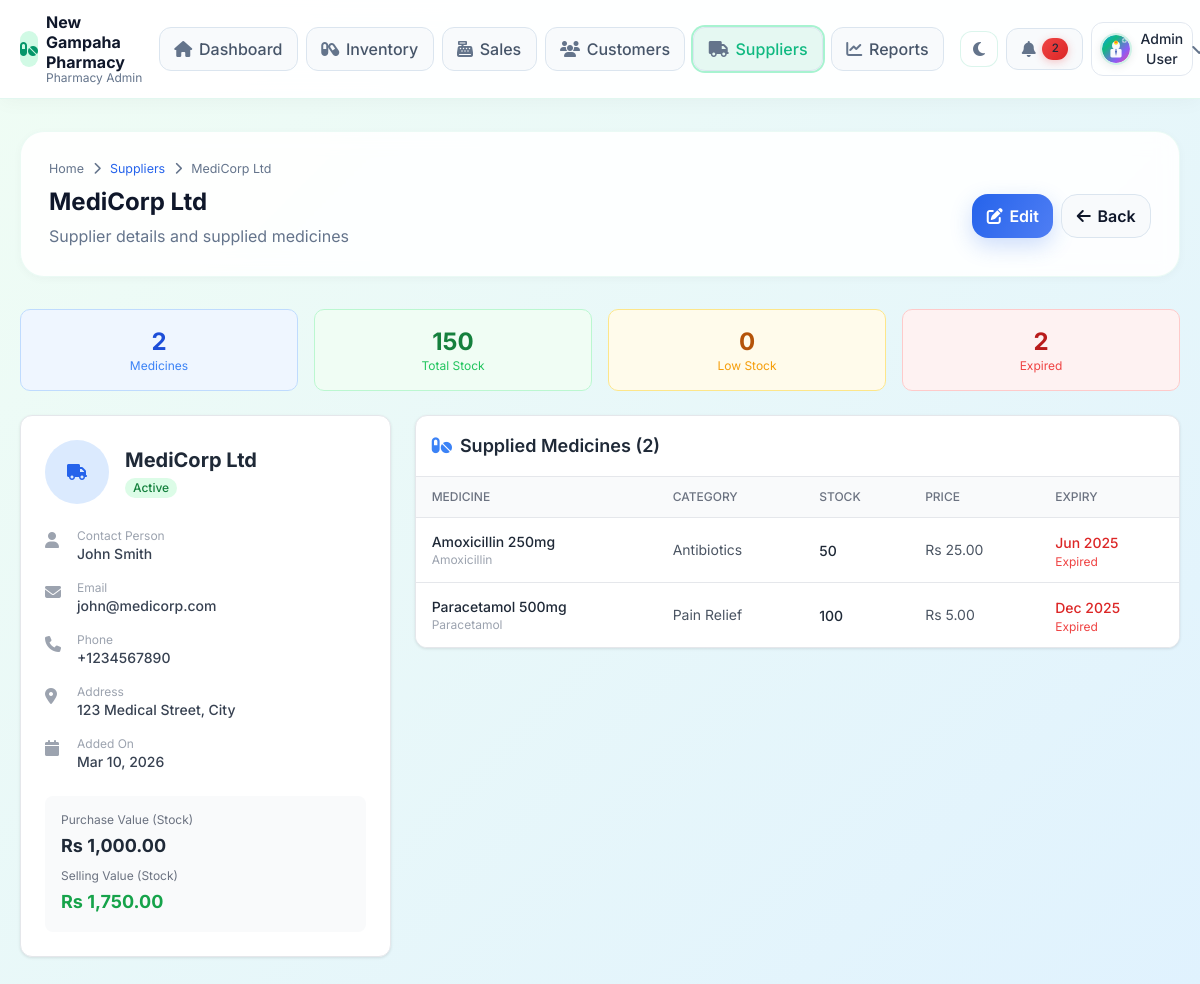
Page /admin/modules/suppliers/view_supplier.php?id=1 (signed in) on the committed database.
### tables this page shows
CREATE TABLE users (
    id INT PRIMARY KEY AUTO_INCREMENT,
    name VARCHAR(100) NOT NULL,
    email VARCHAR(100) UNIQUE NOT NULL,
    password VARCHAR(255) NOT NULL,
    role ENUM('admin', 'pharmacist', 'customer') NOT NULL DEFAULT 'customer',
    phone VARCHAR(20),
    address TEXT,
    profile_image VARCHAR(255),
    status ENUM('active', 'inactive') DEFAULT 'active',
    created_at TIMESTAMP DEFAULT CURRENT_TIMESTAMP,
    updated_at TIMESTAMP DEFAULT CURRENT_TIMESTAMP ON UPDATE CURRENT_TIMESTAMP
);

CREATE TABLE suppliers (
    id INT PRIMARY KEY AUTO_INCREMENT,
    name VARCHAR(100) NOT NULL,
    contact_person VARCHAR(100),
    email VARCHAR(100),
    phone VARCHAR(20),
    address TEXT,
    status ENUM('active', 'inactive') DEFAULT 'active',
    created_at TIMESTAMP DEFAULT CURRENT_TIMESTAMP,
    updated_at TIMESTAMP DEFAULT CURRENT_TIMESTAMP ON UPDATE CURRENT_TIMESTAMP
);

CREATE TABLE medicines (
    id INT PRIMARY KEY AUTO_INCREMENT,
    name VARCHAR(200) NOT NULL,
    generic_name VARCHAR(200),
    category_id INT,
    supplier_id INT,
    batch_number VARCHAR(50),
    barcode VARCHAR(100),
    description TEXT,
    dosage VARCHAR(100),
    unit VARCHAR(50) DEFAULT 'piece',
    purchase_price DECIMAL(10,2) NOT NULL,
    selling_price DECIMAL(10,2) NOT NULL,
    stock_quantity INT DEFAULT 0,
    min_stock_level INT DEFAULT 10,
    max_stock_level INT DEFAULT 1000,
    expiry_date DATE,
    manufacture_date DATE,
    prescription_required BOOLEAN DEFAULT FALSE,
    image VARCHAR(255),
    status ENUM('active', 'inactive', 'discontinued') DEFAULT 'active',
    created_at TIMESTAMP DEFAULT CURRENT_TIMESTAMP,
    updated_at TIMESTAMP DEFAULT CURRENT_TIMESTAMP ON UPDATE CURRENT_TIMESTAMP,
    FOREIGN KEY (category_id) REFERENCES categories(id),
    FOREIGN KEY (supplier_id) REFERENCES suppliers(id),
    INDEX idx_name (name),
    INDEX idx_barcode (barcode),
    INDEX idx_expiry (expiry_date)
);

CREATE TABLE categories (
    id INT PRIMARY KEY AUTO_INCREMENT,
    name VARCHAR(100) NOT NULL,
    description TEXT,
    status ENUM('active', 'inactive') DEFAULT 'active',
    created_at TIMESTAMP DEFAULT CURRENT_TIMESTAMP
);

### admin/modules/suppliers/view_supplier.php (the view, shortened to what the rows shown need)
<?php
require_once dirname(__DIR__, 2) . '/bootstrap.php';
$supplierId = $_GET['id'] ?? null;
try {
    $stmt = $pdo->prepare("SELECT * FROM suppliers WHERE id = ?");
    $stmt->execute([$supplierId]);
    $supplier = $stmt->fetch(PDO::FETCH_ASSOC);
    $stmt = $pdo->prepare("
        SELECT m.*, c.name as category_name
        FROM medicines m
        LEFT JOIN categories c ON m.category_id = c.id
        WHERE m.supplier_id = ? AND m.status = 'active'
        ORDER BY m.name ASC
    ");
    $stmt->execute([$supplierId]);
    $medicines = $stmt->fetchAll(PDO::FETCH_ASSOC);
} catch (Exception $e) {
    $error = $e->getMessage();
}
?>
<!DOCTYPE html>
<html lang="en" data-theme="<?php echo getThemeClass(); ?>">
<head>
    <?php include '../../includes/head.php'; ?>
</head>
<body class="pc-shell">
    <?php include '../../includes/navbar.php'; ?>
    <div class="pc-container">
        <div class="pc-page-header pc-animate">
            <div class="pc-breadcrumb">Home <i class="fas fa-chevron-right"></i> <a href="index.php" class="text-blue-600 hover:underline">Suppliers</a> <i class="fas fa-chevron-right"></i> <?php echo htmlspecialchars($supplier['name']); ?></div>
            <div class="flex justify-between items-center gap-4">
                <div>
                    <h1 class="pc-page-title"><?php echo htmlspecialchars($supplier['name']); ?></h1>
                    <p class="pc-page-subtitle">Supplier details and supplied medicines</p>
                </div>
                <div class="flex gap-2">
                </div>
            </div>
        </div>
        <div class="grid grid-cols-1 lg:grid-cols-3 gap-6">
            <div class="info-card p-6">
                <div class="flex items-center gap-4 mb-6">
                    <div>
                        <h2 class="text-xl font-bold text-gray-800"><?php echo htmlspecialchars($supplier['name']); ?></h2>
                        <span class="inline-flex items-center px-2 py-0.5 rounded-full text-xs font-medium
                            <?php echo $supplier['status'] === 'active' ? 'bg-green-100 text-green-700' : 'bg-red-100 text-red-700'; ?>">
                            <?php echo ucfirst($supplier['status']); ?>
                        </span>
                    </div>
                </div>
                <div class="space-y-4">
                    <?php if ($supplier['contact_person']): ?>
                        <div class="flex items-start gap-3">
                            <i class="fas fa-user text-gray-400 mt-1 w-5"></i>
                            <div>
                                <p class="text-xs text-gray-400">Contact Person</p>
                                <p class="text-sm font-medium text-gray-700"><?php echo htmlspecialchars($supplier['contact_person']); ?></p>
                            </div>
                        </div>
                    <?php endif; ?>
                    <?php if ($supplier['email']): ?>
                        <div class="flex items-start gap-3">
                            <i class="fas fa-envelope text-gray-400 mt-1 w-5"></i>
                            <div>
                                <p class="text-xs text-gray-400">Email</p>
                                <p class="text-sm font-medium text-gray-700"><?php echo htmlspecialchars($supplier['email']); ?></p>
                            </div>
                        </div>
                    <?php endif; ?>
                    <?php if ($supplier['phone']): ?>
                        <div class="flex items-start gap-3">
                            <i class="fas fa-phone text-gray-400 mt-1 w-5"></i>
                            <div>
                                <p class="text-xs text-gray-400">Phone</p>
                                <p class="text-sm font-medium text-gray-700"><?php echo htmlspecialchars($supplier['phone']); ?></p>
                            </div>
                        </div>
                    <?php endif; ?>
                    <?php if ($supplier['address']): ?>
                        <div class="flex items-start gap-3">
                            <i class="fas fa-map-marker-alt text-gray-400 mt-1 w-5"></i>
                            <div>
                                <p class="text-xs text-gray-400">Address</p>
                                <p class="text-sm font-medium text-gray-700"><?php echo htmlspecialchars($supplier['address']); ?></p>
                            </div>
                        </div>
                    <?php endif; ?>
                    <div class="flex items-start gap-3">
                        <div>
                            <p class="text-xs text-gray-400">Added On</p>
                            <p class="text-sm font-medium text-gray-700"><?php echo date('M d, Y', strtotime($supplier['created_at'])); ?></p>
                        </div>
                    </div>
                </div>
            </div>
            <div class="lg:col-span-2">
                <div class="info-card">
                    <?php if (empty($medicines)): ?>
                        <div class="p-8 text-center">
                            <i class="fas fa-pills text-4xl text-gray-300 mb-3"></i>
                            <p class="text-gray-500">No medicines from this supplier yet</p>
                        </div>
                    <?php else: ?>
                        <div class="overflow-x-auto">
                            <table class="min-w-full divide-y divide-gray-200">
                                <thead class="bg-gray-50">
                                    <tr>
                                        <th class="px-4 py-3 text-left text-xs font-medium text-gray-500 uppercase">Medicine</th>
                                        <th class="px-4 py-3 text-left text-xs font-medium text-gray-500 uppercase">Category</th>
                                        <th class="px-4 py-3 text-left text-xs font-medium text-gray-500 uppercase">Stock</th>
                                        <th class="px-4 py-3 text-left text-xs font-medium text-gray-500 uppercase">Price</th>
                                        <th class="px-4 py-3 text-left text-xs font-medium text-gray-500 uppercase">Expiry</th>
                                    </tr>
                                </thead>
                                <tbody class="bg-white divide-y divide-gray-200">
                                    <?php foreach ($medicines as $med): ?>
                                        <?php
                                        $isLowStock = $med['stock_quantity'] <= $med['min_stock_level'];
                                        $isExpired = $med['expiry_date'] && strtotime($med['expiry_date']) < time();
                                        ?>
                                        <tr class="hover:bg-gray-50">
                                            <td class="px-4 py-3">
                                                <p class="text-sm font-medium text-gray-800"><?php echo htmlspecialchars($med['name']); ?></p>
                                                <?php if ($med['generic_name']): ?>
                                                    <p class="text-xs text-gray-400"><?php echo htmlspecialchars($med['generic_name']); ?></p>
                                                <?php endif; ?>
                                            </td>
                                            <td class="px-4 py-3 text-sm text-gray-600"><?php echo htmlspecialchars($med['category_name'] ?? 'N/A'); ?></td>
                                            <td class="px-4 py-3">
                                                <span class="text-sm font-medium <?php echo $isLowStock ? 'text-red-600' : 'text-gray-800'; ?>">
                                                    <?php echo $med['stock_quantity']; ?>
                                                </span>
                                            </td>
                                            <td class="px-4 py-3 text-sm text-gray-600">Rs <?php echo number_format($med['selling_price'], 2); ?></td>
                                            <td class="px-4 py-3">
                                                <span class="text-sm <?php echo $isExpired ? 'text-red-600 font-medium' : 'text-gray-600'; ?>">
                                                    <?php echo $med['expiry_date'] ? date('M Y', strtotime($med['expiry_date'])) : 'N/A'; ?>
                                                </span>
                                                <?php if ($isExpired): ?>
                                                    <span class="text-xs text-red-500 block">Expired</span>
                                                <?php endif; ?>
                                            </td>
                                        </tr>
                                    <?php endforeach; ?>
                                </tbody>
                            </table>
                        </div>
                    <?php endif; ?>
                </div>
            </div>
        </div>
    </div>
</body>
</html>

### admin/includes/navbar.php (shortened to what the rows shown need)
<?php
$profileImage = ($user && !empty($user['profile_image']))
  ? url('uploads/profiles/' . $user['profile_image'])
  : url('assets/images/default-avatar.svg');
?>
<nav
  class="sticky top-0 z-50 border-b border-slate-200/70 bg-white/92 backdrop-blur dark:bg-slate-900/95 dark:border-slate-700">
  <div class="pc-container !py-3">
    <div class="flex items-center justify-between gap-4">
      <div class="flex items-center gap-2">
        <div class="relative">
          <button
            class="flex items-center gap-2 rounded-xl border border-slate-200 dark:border-slate-700 px-2 py-1.5 hover:bg-slate-50 dark:hover:bg-slate-800 text-slate-700 dark:text-slate-100"
            onclick="toggleUserMenu()">
            <img src="<?php echo $profileImage; ?>" alt="Profile" class="h-8 w-8 rounded-full object-cover"
              onerror="this.src='<?php echo url('assets/images/default-avatar.svg'); ?>'">
            <span
              class="hidden lg:inline text-sm font-medium"><?php echo htmlspecialchars($user['name'] ?? 'User'); ?></span>
            <i class="fas fa-chevron-down text-xs text-slate-400"></i>
          </button>
        </div>
      </div>
    </div>
  </div>
</nav>

### rows in the picture
users: name "Admin User"
suppliers: name "MediCorp Ltd", status "Active", contact_person "John Smith", email "john@medicorp.com", phone "+1234567890", address "123 Medical Street, City", created_at "Mar 10, 2026"
medicines: name "Amoxicillin 250mg", generic_name "Amoxicillin", category.name "Antibiotics", stock_quantity "50", selling_price "25.00", expiry_date "Jun 2025", shows "Expired"
medicines: name "Paracetamol 500mg", generic_name "Paracetamol", category.name "Pain Relief", stock_quantity "100", selling_price "5.00", expiry_date "Dec 2025", shows "Expired"

### other values in the picture
$stats['total_medicines'] "2"
$stats['total_stock'] "150"
$stats['low_stock_count'] "0"
$stats['expired_count'] "2"
$stats['total_purchase_value'] "1,000.00"
$stats['total_selling_value'] "1,750.00"
count($medicines) "2"
